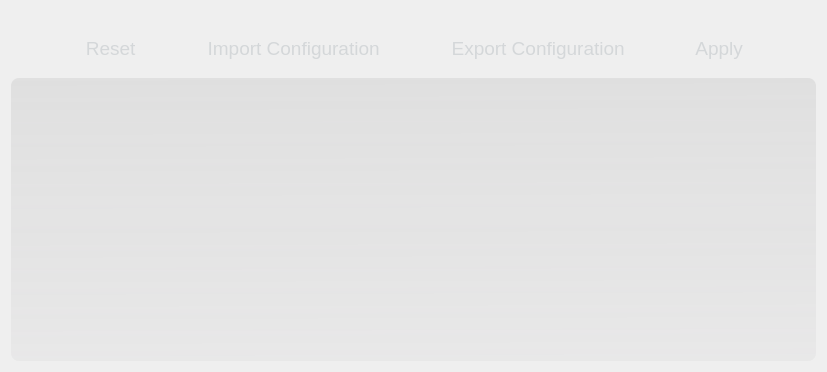
      <widget class="QWidget" name="settingsPage">
       <property name="styleSheet">
        <string notr="true"/>
       </property>
       <layout class="QHBoxLayout" name="horizontalLayout_3">
        <item>
         <layout class="QVBoxLayout" name="verticalLayout_2">
          <property name="spacing">
           <number>2</number>
          </property>
          <item>
           <spacer name="verticalSpacer_2">
            <property name="orientation">
             <enum>Qt::Vertical</enum>
            </property>
            <property name="sizeType">
             <enum>QSizePolicy::Fixed</enum>
            </property>
            <property name="sizeHint" stdset="0">
             <size>
              <width>183</width>
              <height>9</height>
             </size>
            </property>
           </spacer>
          </item>
          <item>
           <widget class="QFrame" name="frame">
            <property name="minimumSize">
             <size>
              <width>640</width>
              <height>56</height>
             </size>
            </property>
            <property name="maximumSize">
             <size>
              <width>16777215</width>
              <height>56</height>
             </size>
            </property>
            <property name="font">
             <font>
              <pointsize>14</pointsize>
             </font>
            </property>
            <property name="styleSheet">
             <string notr="true">background:
rgba(0,0,0,0);

border-radius: 8;</string>
            </property>
            <property name="frameShape">
             <enum>QFrame::StyledPanel</enum>
            </property>
            <property name="frameShadow">
             <enum>QFrame::Raised</enum>
            </property>
            <layout class="QHBoxLayout" name="horizontalLayout_4">
             <item>
              <widget class="QPushButton" name="settings_button_resetToDefault">
               <property name="sizePolicy">
                <sizepolicy hsizetype="Fixed" vsizetype="Fixed">
                 <horstretch>0</horstretch>
                 <verstretch>0</verstretch>
                </sizepolicy>
               </property>
               <property name="minimumSize">
                <size>
                 <width>32</width>
                 <height>32</height>
                </size>
               </property>
               <property name="font">
                <font>
                 <pointsize>14</pointsize>
                </font>
               </property>
               <property name="toolTip">
                <string extracomment="rervert"/>
               </property>
               <property name="statusTip">
                <string/>
               </property>
               <property name="styleSheet">
                <string notr="true">background: rgba(0,0,0,0);
color: rgb(212,215,217);</string>
               </property>
               <property name="text">
                <string> Reset</string>
               </property>
               <property name="icon">
                <iconset resource="icons.qrc">
                 <normaloff>:/icons/icons/iosUndoOutline.png</normaloff>:/icons/icons/iosUndoOutline.png</iconset>
               </property>
               <property name="iconSize">
                <size>
                 <width>30</width>
                 <height>30</height>
                </size>
               </property>
               <property name="flat">
                <bool>true</bool>
               </property>
              </widget>
             </item>
             <item>
              <widget class="QPushButton" name="settings_button_openFile">
               <property name="sizePolicy">
                <sizepolicy hsizetype="Fixed" vsizetype="Fixed">
                 <horstretch>0</horstretch>
                 <verstretch>0</verstretch>
                </sizepolicy>
               </property>
               <property name="minimumSize">
                <size>
                 <width>32</width>
                 <height>32</height>
                </size>
               </property>
               <property name="baseSize">
                <size>
                 <width>270</width>
                 <height>484</height>
                </size>
               </property>
               <property name="font">
                <font>
                 <pointsize>14</pointsize>
                </font>
               </property>
               <property name="styleSheet">
                <string notr="true">background: rgba(0,0,0,0);
color: rgb(212,215,217);</string>
               </property>
               <property name="text">
                <string> Import Configuration</string>
               </property>
               <property name="icon">
                <iconset resource="icons.qrc">
                 <normaloff>:/icons/icons/iosDownload.png</normaloff>:/icons/icons/iosDownload.png</iconset>
               </property>
               <property name="iconSize">
                <size>
                 <width>30</width>
                 <height>30</height>
                </size>
               </property>
               <property name="flat">
                <bool>true</bool>
               </property>
              </widget>
             </item>
             <item>
              <widget class="QPushButton" name="settings_buttons_saveFile">
               <property name="sizePolicy">
                <sizepolicy hsizetype="Fixed" vsizetype="Fixed">
                 <horstretch>0</horstretch>
                 <verstretch>0</verstretch>
                </sizepolicy>
               </property>
               <property name="minimumSize">
                <size>
                 <width>32</width>
                 <height>32</height>
                </size>
               </property>
               <property name="baseSize">
                <size>
                 <width>270</width>
                 <height>484</height>
                </size>
               </property>
               <property name="font">
                <font>
                 <pointsize>14</pointsize>
                </font>
               </property>
               <property name="styleSheet">
                <string notr="true">background: rgba(0,0,0,0);
color: rgb(212,215,217);</string>
               </property>
               <property name="text">
                <string> Export Configuration</string>
               </property>
               <property name="icon">
                <iconset resource="icons.qrc">
                 <normaloff>:/icons/icons/iosUpload.png</normaloff>:/icons/icons/iosUpload.png</iconset>
               </property>
               <property name="iconSize">
                <size>
                 <width>30</width>
                 <height>30</height>
                </size>
               </property>
               <property name="flat">
                <bool>true</bool>
               </property>
              </widget>
             </item>
             <item>
              <widget class="QPushButton" name="settings_button_apply">
               <property name="sizePolicy">
                <sizepolicy hsizetype="Fixed" vsizetype="Fixed">
                 <horstretch>0</horstretch>
                 <verstretch>0</verstretch>
                </sizepolicy>
               </property>
               <property name="minimumSize">
                <size>
                 <width>32</width>
                 <height>32</height>
                </size>
               </property>
               <property name="font">
                <font>
                 <pointsize>14</pointsize>
                </font>
               </property>
               <property name="styleSheet">
                <string notr="true">background: rgba(0,0,0,0);
color: rgb(212,215,217);</string>
               </property>
               <property name="text">
                <string> Apply</string>
               </property>
               <property name="icon">
                <iconset resource="icons.qrc">
                 <normaloff>:/icons/icons/iosRedo.png</normaloff>:/icons/icons/iosRedo.png</iconset>
               </property>
               <property name="iconSize">
                <size>
                 <width>30</width>
                 <height>30</height>
                </size>
               </property>
               <property name="flat">
                <bool>true</bool>
               </property>
              </widget>
             </item>
            </layout>
           </widget>
          </item>
          <item>
           <widget class="QFrame" name="frame_3">
            <property name="sizePolicy">
             <sizepolicy hsizetype="Preferred" vsizetype="Expanding">
              <horstretch>0</horstretch>
              <verstretch>0</verstretch>
             </sizepolicy>
            </property>
            <property name="minimumSize">
             <size>
              <width>512</width>
              <height>256</height>
             </size>
            </property>
            <property name="maximumSize">
             <size>
              <width>16777215</width>
              <height>16777215</height>
             </size>
            </property>
            <property name="styleSheet">
             <string notr="true">background:

qlineargradient(spread:pad, x1:0.527, y1:1, x2:0.516852, y2:0, stop:0 rgba(89, 84, 91, 12), stop:1 rgba(128, 128, 128, 35));



border-radius: 8;
color: rgb(212,215,217);</string>
            </property>
            <property name="frameShape">
             <enum>QFrame::StyledPanel</enum>
            </property>
            <property name="frameShadow">
             <enum>QFrame::Raised</enum>
            </property>
            <layout class="QVBoxLayout" name="verticalLayout_13">
             <item>
              <spacer name="verticalSpacer_5">
               <property name="orientation">
                <enum>Qt::Vertical</enum>
               </property>
               <property name="sizeType">
                <enum>QSizePolicy::Fixed</enum>
               </property>
               <property name="sizeHint" stdset="0">
                <size>
                 <width>183</width>
                 <height>9</height>
                </size>
               </property>
              </spacer>
             </item>
             <item>
              <layout class="QHBoxLayout" name="horizontalLayout_2">
               <item>
                <spacer name="horizontalSpacer_7">
                 <property name="orientation">
                  <enum>Qt::Horizontal</enum>
                 </property>
                 <property name="sizeType">
                  <enum>QSizePolicy::Preferred</enum>
                 </property>
                 <property name="sizeHint" stdset="0">
                  <size>
                   <width>64</width>
                   <height>20</height>
                  </size>
                 </property>
                </spacer>
               </item>
               <item>
                <widget class="QTreeView" name="settings_view">
                 <property name="sizePolicy">
                  <sizepolicy hsizetype="Preferred" vsizetype="Expanding">
                   <horstretch>0</horstretch>
                   <verstretch>0</verstretch>
                  </sizepolicy>
                 </property>
                 <property name="minimumSize">
                  <size>
                   <width>512</width>
                   <height>256</height>
                  </size>
                 </property>
                 <property name="maximumSize">
                  <size>
                   <width>512</width>
                   <height>16777215</height>
                  </size>
                 </property>
                 <property name="font">
                  <font>
                   <pointsize>14</pointsize>
                  </font>
                 </property>
                 <property name="styleSheet">
                  <string notr="true">background: rgba(0,0,0,0);


border-radius: 8;
color: rgba(212,215,217,210);</string>
                 </property>
                 <property name="frameShape">
                  <enum>QFrame::NoFrame</enum>
                 </property>
                 <property name="frameShadow">
                  <enum>QFrame::Plain</enum>
                 </property>
                 <property name="selectionBehavior">
                  <enum>QAbstractItemView::SelectItems</enum>
                 </property>
                 <property name="headerHidden">
                  <bool>true</bool>
                 </property>
                 <attribute name="headerVisible">
                  <bool>false</bool>
                 </attribute>
                 <attribute name="headerCascadingSectionResizes">
                  <bool>false</bool>
                 </attribute>
                 <attribute name="headerDefaultSectionSize">
                  <number>250</number>
                 </attribute>
                 <attribute name="headerMinimumSectionSize">
                  <number>200</number>
                 </attribute>
                 <attribute name="headerStretchLastSection">
                  <bool>false</bool>
                 </attribute>
                </widget>
               </item>
               <item>
                <spacer name="horizontalSpacer_8">
                 <property name="orientation">
                  <enum>Qt::Horizontal</enum>
                 </property>
                 <property name="sizeHint" stdset="0">
                  <size>
                   <width>211</width>
                   <height>20</height>
                  </size>
                 </property>
                </spacer>
               </item>
              </layout>
             </item>
            </layout>
           </widget>
          </item>
         </layout>
        </item>
       </layout>
      </widget>
